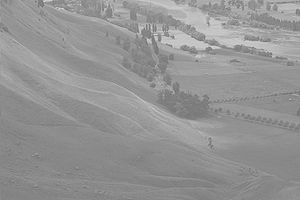
#> input picture wiki.jpg, 300 x 200 px
$ jupyter execute 504201531.ipynb
#> lines starting #> are read from the running program, lines starting #| are printed output that depends on the picture
Question 1-)

[cell 1]
import cv2
import numpy as np
import random
from skimage.util import random_noise
import matplotlib.pyplot as plt
def print_hi(h):
#> called with h = 'PyCharm'
    image = cv2.imread("wiki.jpg",0)
#> image is the input picture: shape (200, 300); min 100, max 223, mean 148
    salt_pepper_prob = 0.03
    random_numbers = (1,2,3,4,5,6,7,8)
    N = random.choice(random_numbers)
    test2 = ski_salt_pepper(image)
    show_image(test2,1)

def ski_salt_pepper(image):
    noise_img = random_noise(image, mode='s&p')
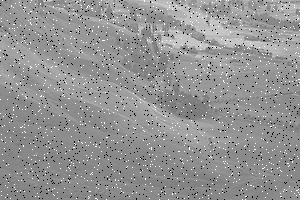
#> noise_img: shape (200, 300) float64; min 0, max 1, mean 0.576

    # The above function returns a floating-point image
    # on the range [0, 1], thus we changed it to 'uint8'
    # and from [0,255]
    noise_img = np.array(255*noise_img, dtype = 'uint8')
    return noise_img

def show_image(image, number):
    name = "S&p applied " + str((number+1)) + " time/s"
    cv2.imshow(name, image)
    cv2.waitKey(0)
    cv2.destroyAllWindows()

# Press the green button in the gutter to run the script.
if __name__ == '__main__':
    print_hi('PyCharm')
